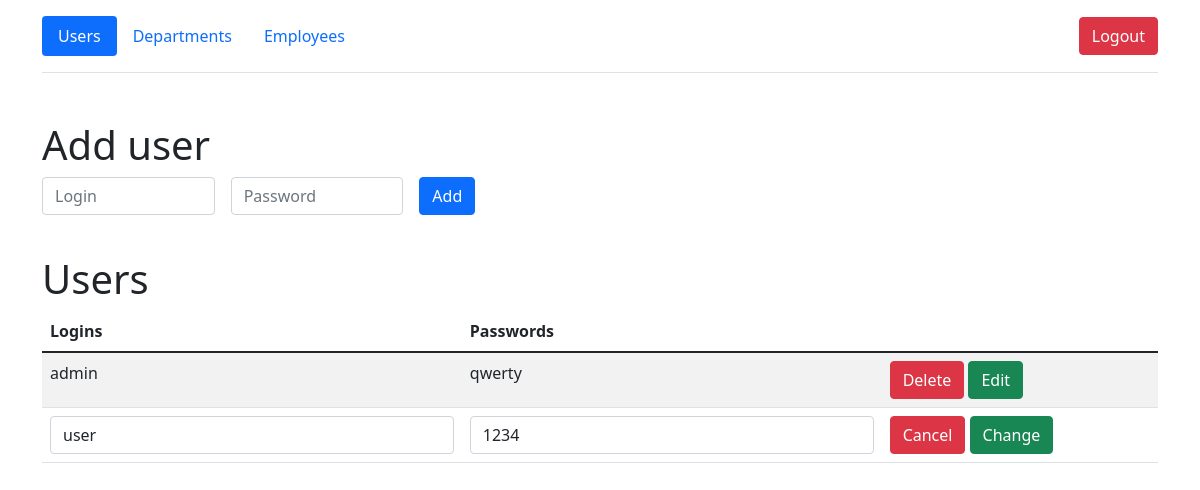
/users/4/edit (signed in), run on the app's committed database.
### models/users.py (models this page shows)
class User(db.Model, UserMixin):
    __table_args__ = {'extend_existing': True}
    id = db.Column(db.Integer, primary_key=True)
    login = db.Column(db.String(50), nullable=False, unique=True)
    password = db.Column(db.String(50), nullable=False)

### views/views_users.py (the view)
@api_users.route('/users/<int:id>/edit', methods=['GET', 'POST'])
@login_required
def edit_user(id):
    if session.get('user') and session.get('user')[0] == ADMIN:
        users = User.query.all()
        if User.query.get(id):
            if request.method == 'POST':
                login = request.form.get('new_login')
                password = request.form.get('new_password')
                data = f'?login={session["user"][0]}&password={session["user"][1]}' \
                       f'&id={id}&new_login={urllib.parse.quote(login)}&new_password={urllib.parse.quote(password)}&page=True'
                return redirect('/api/users/edit' + data)
            return render_template('users_for_admin.html', id=id, users=users)
        return redirect('/users')

### views/views_users.py (called while the page is built)
@api_users.before_request
def check_session():
    if session.get('user'):
        users = User.query.filter_by(login=session.get('user')[0]).all()
        login_user(users[0])
        session.permanent = False
    else:
        return redirect('/')

### templates/users_for_admin.html (shortened to what this page needs)
{% extends 'base.html' %}
{% block body %}
<div class="container">
        <header class="d-flex flex-wrap align-items-center justify-content-center justify-content-md-between py-3 mb-4 border-bottom">
          <ul class="nav nav-pills">
              <li class="nav-item"><a href="/users" class="nav-link active">Users</a></li>
            <li class="nav-item"><a href="/departments" class="nav-link">Departments</a></li>
            <li class="nav-item"><a href="/employees" class="nav-link">Employees</a></li>
          </ul>
            <div class="col-md-3 text-end">
                <a href="/logout">
                    <button type="button" class="btn btn-danger">Logout</button>
                </a>
              </div>
        </header>
      </div>
    <div class="container mt-5">
        <h1>Add user</h1>
        <form method="post" class="row g-3 needs-validation">
            <div class="col-md-2">
                  <input type="text"  name="login" class="form-control" placeholder="Login">
                </div>
            <div class="col-md-2">
                  <input type="text"  name="password" class="form-control" placeholder="Password">
                </div>
            <div class="col-md-2">
                <button class="btn btn-primary" type="submit">Add</button>
            </div>
            <div>
                <br>
            </div>
        </form>
        <h1>Users</h1>
        <table id="data" class="table table-striped">
            <thead>
              <tr>
                <th>Logins</th>
                  <th>Passwords</th>
                  <th></th>
              </tr>
            </thead>
            <tbody>
              {% for user in users %}
                <tr>
                        {% if user.id == id %}
                     <form method="post" class="row g-3 needs-validation" novalidate>
                            <td><input type="text"  name="new_login" class="form-control" id="validationCustom08" value="{{ user.login }}" required></td>
                            <td><input type="text"  name="new_password" class="form-control" id="validationCustom09" value="{{ user.password }}" required></td>
                            <td>
                                <a href="/users" class="btn btn-danger">Cancel</a>
                                <button class="btn btn-success" type="submit">Change</button>
                            </td>
                     </form>
                        {% else %}
                    <td>
                      {{ user.login }}
                    </td>
                    <td>
                      {{ user.password }}
                    </td>
                     <td>
                         <a href="/users/{{ user.id }}/del" class="btn btn-danger">Delete</a>
                        <a href="/users/{{ user.id }}/edit" class="btn btn-success">Edit</a>
                    </td>
                    {% endif %}
                </tr>
              {% endfor %}
            </tbody>
  </table>
    </div>
{% endblock %}

### data on the page
User: login "admin", password "qwerty"
User: new_login "user", new_password "1234"
